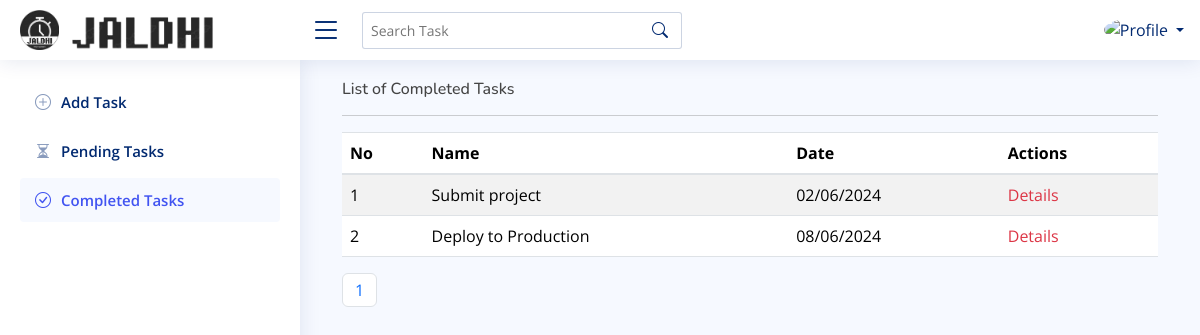
/completedtask, run on an earlier commit of the app's database.
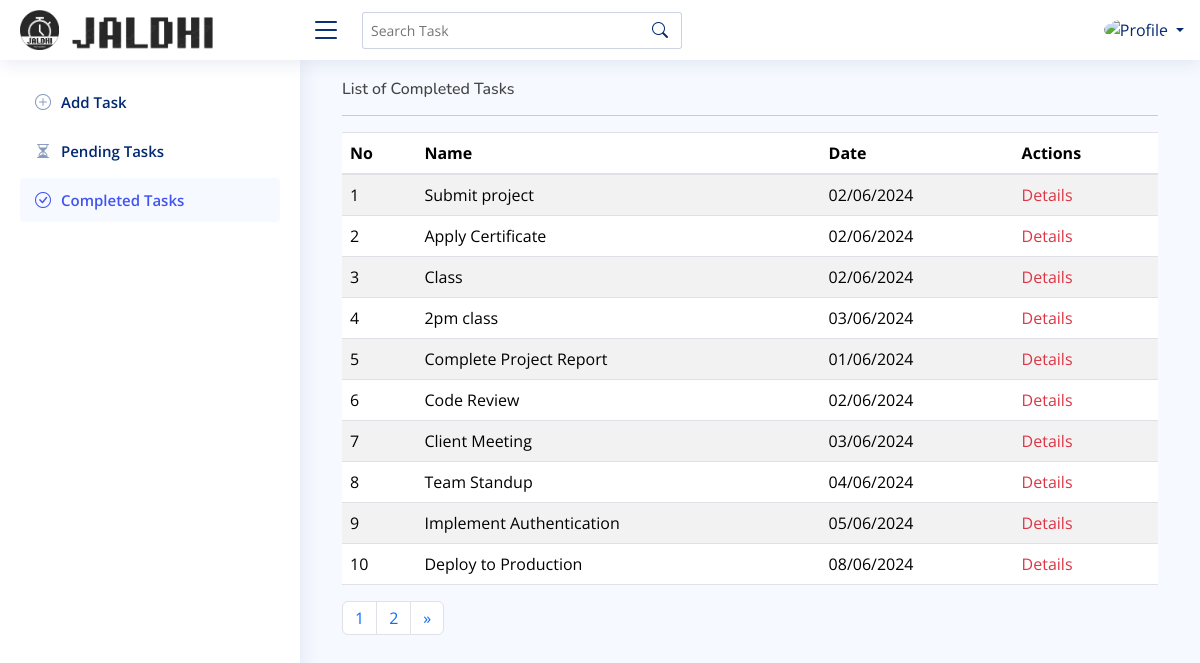
And on a later commit of the database.
### baseapp/models.py (models this page shows, shortened)
class Task(models.Model):
    no=models.AutoField(primary_key=True)
    title=models.CharField(max_length=100,null=True)
    description=models.TextField()
    date=models.DateField(default=timezone.now)
    is_completed = models.BooleanField(default=False)
    def formatted_date(self):
        return self.date.strftime('%d/%m/%Y')

### baseapp/views.py (the view)
# urls.py: path("completedtask",views.completedtask,name="completedtask"),
def completedtask(request):
    tasks = Task.objects.filter(is_completed=True)
    paginator=Paginator(tasks,10)
    page_number=request.GET.get('page')
    try:
        page=paginator.get_page(page_number)
    except EmptyPage:
        page=paginator.page(paginator.num_pages)
    return render(request, 'completedtask.html', {'tasks': tasks,'page':page})

### templates/completedtask.html (shortened to what this page needs)
{% extends 'index.html' %}
{% load static %}
{% block content3 %}
<a class="nav-link " href="{% url 'completedtask' %}">
  <i class="bi bi-check-circle"></i>
  <span>Completed Tasks</span>
</a>
{% endblock %}
{% block content %}
<div class="container">
    <div class="row">
        <div class="col-md-12">
            <h6>List of Completed Tasks </h6>
            <hr>
            <table class="table table-striped">
                <thead>
                    <tr>
                        <th>No</th>
                        <th>Name</th>
                        <th>Date</th>
                        <th>Actions</th>
                    </tr>
                </thead>
                <tbody>
                    {% for task in page %}
                    <tr>
                        <td>{{ forloop.counter|add:page.start_index|add:"-1" }}</td>
                        <td>{{ task.title }}</td>
                        <td>{{ task.formatted_date }}</td>
                        <td>
                            <a href="{% url 'taskdetails' task.no %}" class="link-danger link-offset-2 link-underline-opacity-25 link-underline-opacity-100-hover">Details</a>
                        </td>
                    </tr>
                    {% endfor %}
                </tbody>
            </table>
            <nav aria-label="Page navigation example">
                <ul class="pagination">
                  {% for num in page.paginator.page_range %}
                  <li class="page-item {% if page.number == num %}activate{% endif %}">
                    <a class="page-link" href="?page={{ num }}">{{ num }}</a></li>
                {% endfor %}
                {% if page.has_next %}
                  <li class="page-item">
                    <a class="page-link" href="?page=={{ page.next_page_number }}" aria-label="Next">
                      <span aria-hidden="true">&raquo;</span>
                    </a>
                  </li>
                {% endif %}
                </ul>
              </nav>
        </div>
    </div>
</div>
{% endblock %}

What changed in the data, as far as the page shows it:
now on this page (row edited): Task: title "Apply Certificate", formatted_date "02/06/2024"
now on this page (row edited): Task: title "Class", formatted_date "02/06/2024"
now on this page (row edited): Task: title "2pm class", formatted_date "03/06/2024"
now on this page (row edited): Task: title "Complete Project Report", formatted_date "01/06/2024"
now on this page (row edited): Task: title "Code Review", formatted_date "02/06/2024"
now on this page (row edited): Task: title "Client Meeting", formatted_date "03/06/2024"
now on this page (row edited): Task: title "Team Standup", formatted_date "04/06/2024"
now on this page (row edited): Task: title "Implement Authentication", formatted_date "05/06/2024"
Also different on the page:
new list line: "2"
